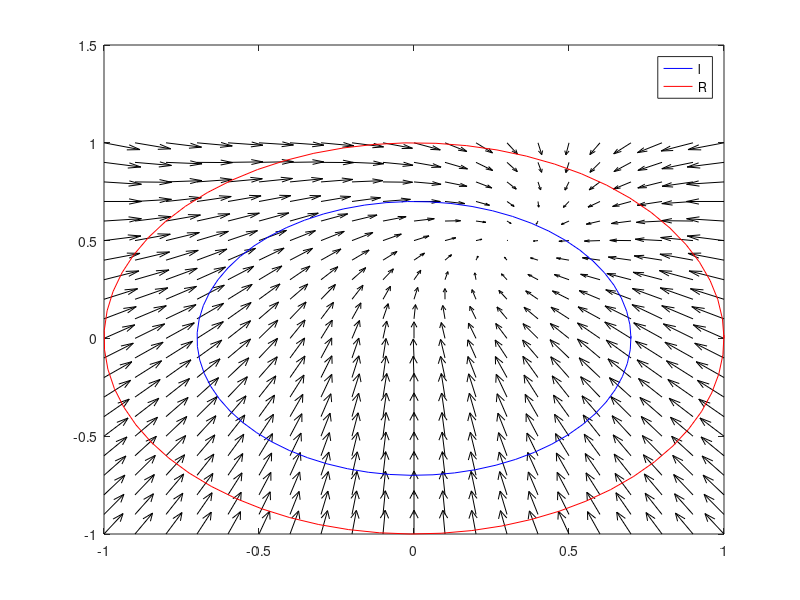

Recreate this plot in MATLAB.




function	scan_repos_flow()
	s=0.7;
	[x,y]=meshgrid (-1:0.1:1);
	
	
%  	[x,y]=meshgrid ([-0.1:0.005:0.1],[0.7:0.005:0.9]);
%  	newplot
%  	clear
%  	quiver (x, y, -x,-y+(1-abs(x)).*(y+s),'-r');
%  	quiver (x, y, -x,-y+(1-abs(x)).*(s./(abs(y-s)+1)),'-r');
%  	f(x)=1;
%  	quiver (x, y, y.*max(y,0),-x.*max(y,0));
	
%  	quiver (x, y, y.*max(1-2*sqrt(x.^2+(y-s).^2),0),-x.*max(1-2*sqrt(x.^2+(y-s).^2),0),'-m');
	
%  %  	z=x;
%  	z(:,2)=y;

%  	zx= y.*max(1-2*sqrt(x.^2+(y-s).^2),0)-x;
%  	zy=-x.*max(1-2*sqrt(x.^2+(y-s).^2),0)-y+(1-abs(x)).*(s./(abs(y-s)+1));
	
	mx=max(1-1*sqrt(x.^2+(y-s).^2),0);
	my=max(1-1*sqrt(x.^2+(y-s).^2),0);
	
	ux=(-x);
%  	uy=(-y+(1-abs(x)).*(s./(abs(y-s)+1)));
	uy=(-y+s);
	
	for i=[1:size(x,1)]
	for j=[1:size(x,1)]
		q=sqrt(ux(i,j)^2+uy(i,j)^2);
		ux(i,j)/=q;
		uy(i,j)/=q;
	end
	end
	
	
	zx=ux.*(1-mx);
	zy=uy.*(1-mx);
	
	zx= y.*mx	+ux.*(1-mx);
	zy=-x.*mx	+uy.*(1-mx);
	
	max(zx.^2+zy.^2)
	
	
	hold off;
	quiver (x, y, zx, zy,'k;x;');
	hold on;

%  	quiver (x, y, (1-abs(x)),0);
	c=[0:0.1:2*pi+0.1]';
	c(:,2)=1;
	polar (c(:,1),c(:,2)*s,		'-b;l;');
	polar (c(:,1),c(:,2),		'-r;R;');
	
	print('doc/fig/scan_repos.eps','-deps')

	
%  	set terminal postscript eps rounded
%  	set output '2dplot.eps'

end
